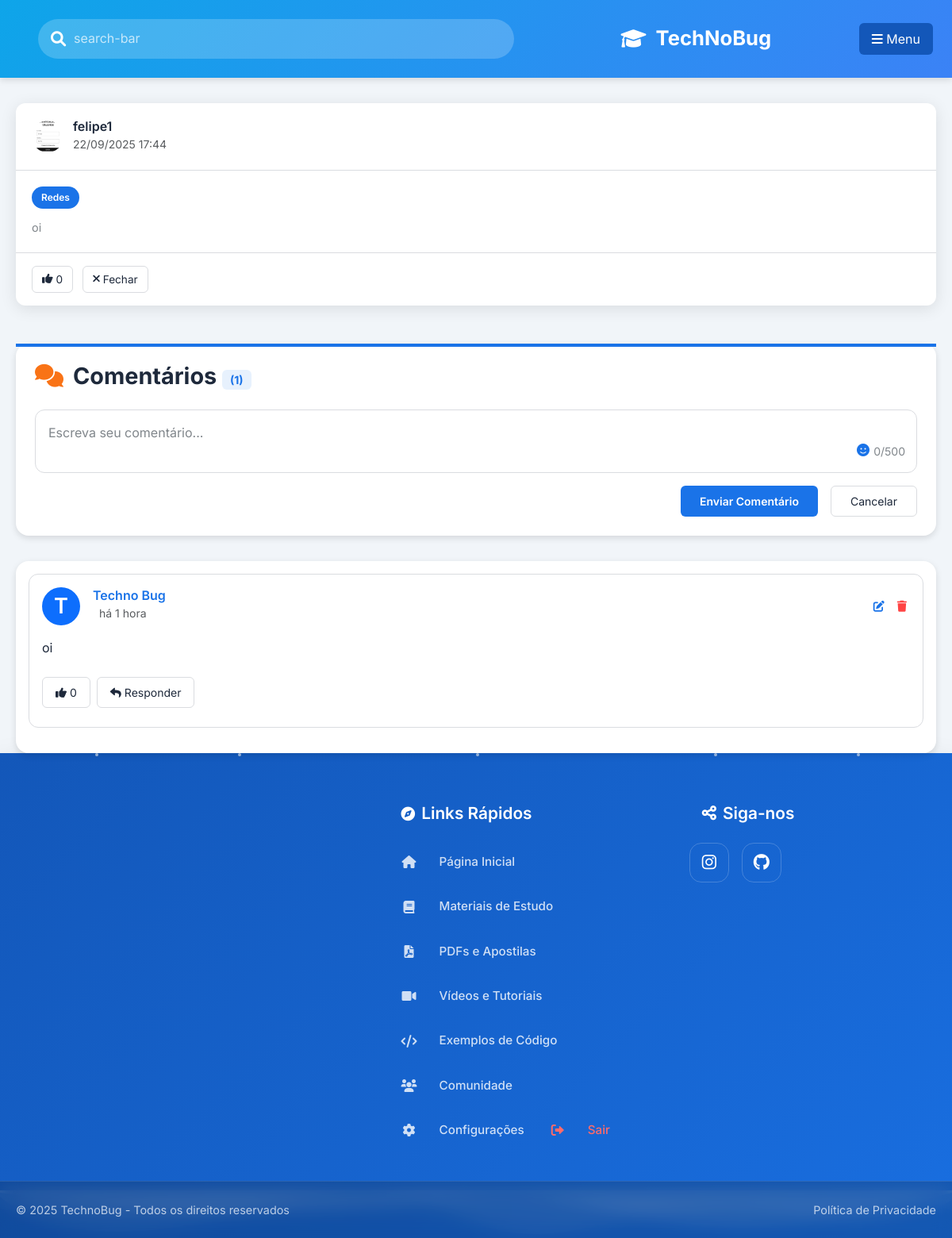
Screenshot of /post/2 (signed in) with the database file from the repository.
### backend/models.py (models this page shows)
class User(db.Model):
    __tablename__ = 'users'
    id = db.Column(db.Integer, primary_key=True)
    username = db.Column(db.String(80), unique=True, nullable=False)
    email = db.Column(db.String(120), unique=True, nullable=False)
    password = db.Column(db.String(256))
    profile_pic = db.Column(db.String(120), default='default.png')
    is_admin = db.Column(db.Boolean, default=False)
    is_moderator = db.Column(db.Boolean, default=False)
    created_at = db.Column(db.DateTime, default=lambda: datetime.now(pytz.UTC))
    visited_pages = db.Column(db.Text, default='')
    last_activity = db.Column(db.DateTime, default=lambda: datetime.now(pytz.UTC))
    posts = db.relationship('Post', backref='author', lazy=True)
    comments = db.relationship('Comment', backref='author', lazy=True)
    likes = db.relationship('Like', backref='user', lazy=True)

class Post(db.Model):
    __tablename__ = 'posts'
    id = db.Column(db.Integer, primary_key=True)
    content = db.Column(db.Text, nullable=False)
    user_id = db.Column(db.Integer, db.ForeignKey('users.id'), nullable=False)
    category = db.Column(db.String(50), nullable=False)
    created_at = db.Column(db.DateTime, default=lambda: datetime.now(pytz.UTC))
    comments = db.relationship('Comment', backref='post', lazy=True)
    likes = db.relationship('Like', backref='post', lazy=True)

class Comment(db.Model):
    __tablename__ = 'comments'
    id = db.Column(db.Integer, primary_key=True)
    content = db.Column(db.Text, nullable=False)
    user_id = db.Column(db.Integer, db.ForeignKey('users.id'), nullable=False)
    post_id = db.Column(db.Integer, db.ForeignKey('posts.id'), nullable=False)
    parent_id = db.Column(db.Integer, db.ForeignKey('comments.id'), nullable=True)
    created_at = db.Column(db.DateTime, default=lambda: datetime.now(pytz.UTC))
    replies = db.relationship('Comment', backref=db.backref('parent', remote_side=[id]), lazy=True)
    likes = db.relationship('Like', backref='comment', lazy=True)

### app.py (the view)
@app.route('/post/<int:post_id>', methods=['GET'])
def post_comments(post_id):
    user_id = session.get('user_id')
    if not user_id:
        flash('Por favor, faça login para acessar esta página.', 'error')
        return redirect(url_for('registroelogin'))
    user = db.session.get(User, user_id)
    if not user:
        session.clear()
        flash('Sua sessão expirou ou o usuário não existe mais.', 'error')
        return redirect(url_for('registroelogin'))
    post = Post.query.options(
        db.joinedload(Post.comments).joinedload(Comment.author),
        db.joinedload(Post.comments).joinedload(Comment.replies).joinedload(Comment.author)
    ).get_or_404(post_id)
    return render_template('post_comments.html', user=user, post=post)

### app.py (called while the page is built)
@app.template_filter('format_brt')
def format_brt(datetime_obj, format_str='%d/%m/%Y %H:%M'):
    if datetime_obj:
        brt = pytz.timezone('America/Sao_Paulo')
        brt_datetime = datetime_obj.replace(tzinfo=pytz.UTC).astimezone(brt)
        return brt_datetime.strftime(format_str)
    return ''

### templates/post_comments.html (shortened to what this page needs)
<!DOCTYPE html>
<html lang="pt-BR">
<head>
    <link rel="stylesheet" href="https://cdnjs.cloudflare.com/ajax/libs/font-awesome/6.4.0/css/all.min.css">
    <link href="https://cdn.jsdelivr.net/npm/bootstrap@5.3.0/dist/css/bootstrap.min.css" rel="stylesheet">
    <link rel="stylesheet" href="https://cdn.jsdelivr.net/npm/emoji-picker-element@1.11.1/index.css">
    <link rel="stylesheet" href="{{ url_for('static', filename='css/post_comments.css') }}">
    <link rel="stylesheet" href="{{ url_for('static', filename='css/footer.css') }}">
</head>
<body>
    <header class="app-header">
        <div class="header-content">
            <div class="search-bar">
                <i class="fas fa-search"></i>
                <input type="text" placeholder="search-bar">
            </div>
            <div class="logo" onclick="window.location.href = '{{ url_for('telainicial') }}';" style="cursor: pointer;">
                <i class="fas fa-graduation-cap"></i>
                <span>TechNoBug</span>
            </div>
            <button class="btn menu-btn" type="button" data-bs-toggle="offcanvas" data-bs-target="#offcanvasMenu" aria-controls="offcanvasMenu">
                <i class="fas fa-bars"></i>
                <span>Menu</span>
            </button>
        </div>
    </header>
    <div class="container">
        <main class="main-content">
            <div class="post-card" data-post-id="{{ post.id }}" data-category="{{ post.category }}">
                <div class="post-header">
                    <div class="user-info">
                        <div class="profile-pic-preview">
                            {% if post.author.profile_pic and post.author.profile_pic != 'default.png' %}
                                <img class="profile-pic-img rounded-circle" src="{{ url_for('static', filename='Uploads/' + post.author.profile_pic) }}" alt="Foto de perfil" style="width:40px;height:40px;object-fit:cover;" />
                            {% else %}
                                <div class="profile-pic-avatar bg-primary text-white rounded-circle d-flex justify-content-center align-items-center" style="width:40px;height:40px;font-size:1.5em;">
                                    {{ post.author.username[0]|upper }}
                                </div>
                            {% endif %}
                        </div>
                        <div>
                            <h5 class="username">{{ post.author.username }}</h5>
                            <small class="text-muted">{{ post.created_at|format_brt }}</small>
                        </div>
                    </div>
                </div>
                <div class="post-content">
                    <div class="post-category-tag">{{ post.category }}</div>
                    <p>{{ post.content }}</p>
                </div>
                <div class="post-footer">
                    <button class="btn btn-sm btn-outline-primary like-btn" data-post-id="{{ post.id }}">
                        <i class="fas fa-thumbs-up"></i> <span class="like-count">{{ post.likes|length }}</span>
                    </button>
                    <a href="{{ url_for('telainicial') }}" class="btn btn-sm btn-outline-secondary close-comments">
                        <i class="fas fa-times"></i> Fechar
                    </a>
                </div>
            </div>
            <div class="post-creation-card comment-creation-card">
                <h2 class="section-title">
                    <i class="fas fa-comments"></i>
                    <span>Comentários <span class="comment-count">({{ post.comments|length }})</span></span>
                </h2>
                <form class="comment-form" data-post-id="{{ post.id }}">
                    <div class="mb-3 position-relative">
                        <textarea class="form-control comment-input" name="comment_content" rows="4" placeholder="Escreva seu comentário..." required></textarea>
                        <div class="char-counter">0/500</div>
                        <button type="button" class="emoji-btn" title="Adicionar Emoji"><i class="fas fa-smile"></i></button>
                    </div>
                    <div class="comment-form-footer">
                        <button type="submit" class="btn btn-sm btn-primary btn-publish">Enviar Comentário</button>
                        <button type="button" class="btn btn-sm btn-outline-secondary btn-cancel">Cancelar</button>
                    </div>
                </form>
            </div>
            <div class="comments-list">
                {% if post.comments %}
                    {% for comment in post.comments %}
                        <div class="comment" data-comment-id="{{ comment.id }}">
                            <div class="comment-wrapper">
                                <div class="comment-header d-flex align-items-center">
                                    <div class="avatar me-3">
                                        {% if comment.author.profile_pic and comment.author.profile_pic != 'default.png' %}
                                            <img src="{{ url_for('static', filename='Uploads/' + comment.author.profile_pic) }}" alt="Foto de perfil" class="profile-pic-img rounded-circle" style="width:48px;height:48px;object-fit:cover;">
                                        {% else %}
                                            <div class="avatar-initials bg-primary text-white rounded-circle d-flex justify-content-center align-items-center" style="width:48px;height:48px;font-size:1.7em;">
                                                {{ comment.author.username[0]|upper }}
                                            </div>
                                        {% endif %}
                                    </div>
                                    <div class="comment-meta">
                                        <h6 class="mb-0">
                                            {{ comment.author.username }}
                                        </h6>
                                        <small class="text-muted time-ago" data-original="{{ comment.created_at.strftime('%d/%m/%Y %H:%M') }}">{{ comment.created_at.strftime('%d/%m/%Y %H:%M') }}</small>
                                    </div>
                                    {% if comment.user_id == user.id %}
                                        <div class="comment-actions ms-auto">
                                            <button class="btn btn-sm btn-outline-primary edit-comment" data-comment-id="{{ comment.id }}">
                                                <i class="fas fa-edit"></i>
                                            </button>
                                            <button class="btn btn-sm btn-outline-danger delete-comment" data-comment-id="{{ comment.id }}">
                                                <i class="fas fa-trash"></i>
                                            </button>
                                        </div>
                                    {% endif %}
                                </div>
                                <div class="comment-body">
                                    <p class="mb-2 comment-content">{{ comment.content }}</p>
                                </div>
                                <div class="comment-footer d-flex align-items-center gap-2">
                                    <button class="btn btn-sm btn-outline-primary comment-like-btn" data-comment-id="{{ comment.id }}">
                                        <i class="fas fa-thumbs-up"></i> <span class="like-count">{{ comment.likes|length }}</span>
                                    </button>
                                    <button class="btn btn-sm btn-outline-secondary reply-btn" data-comment-id="{{ comment.id }}">
                                        <i class="fas fa-reply"></i> Responder
                                    </button>
                                </div>
                            </div>
                        </div>
                    {% endfor %}
                {% endif %}
            </div>
        </main>
    </div>
    {% include 'footer.html' %}
</body>
</html>

### static/css/footer.css (style rules this page uses)
:root { --primary: #1a73e8; --primary-light: #4a91ff; --primary-dark: #1357b9; --primary-transparent: rgba(26, 115, 232, 0.1); --secondary: #202124; --secondary-light: #3c4043; --secondary-dark: #141517; --accent: #ff4444; --light: #ffffff; --light-gray: #f1f3f4; --medium-gray: #dadce0; --dark-gray: #80868b; --dark: #202124; --font-primary: 'Inter', system-ui, -apple-system, sans-serif; --gradient-primary: linear-gradient(135deg, #667eea 0%, #764ba2 100%); --gradient-secondary: linear-gradient(135deg, #f093fb 0%, #f5576c 100%); --gradient-tertiary: linear-gradient(135deg, #4facfe 0%, #00f2fe 100%); --shadow-soft: 0 10px 30px rgba(0, 0, 0, 0.1); --shadow-medium: 0 15px 35px rgba(0, 0, 0, 0.15); --shadow-strong: 0 20px 40px rgba(0, 0, 0, 0.2); }
.profile-pic-preview { width: 40px; height: 40px; display: flex; align-items: center; justify-content: center; overflow: hidden; }
.profile-pic-img { width: 100%; height: 100%; object-fit: cover; border-radius: 50%; }
* { margin: 0; padding: 0; box-sizing: border-box; }
body { font-family: var(--font-primary); line-height: 1.6; }
.container { max-width: 1200px; margin: 0 auto; padding: 0 20px; }

### templates/post_comments.html (style rules this page uses)
.profile-pic-img { display: block; object-fit: cover; }

### rows the page displays
User: profile_pic (picture), author.username "felipe1"
Post: created_at "22/09/2025 17:44", category "Redes", content "oi"
Comment: author "T", author.username "Techno Bug", content "oi", likes|length "0"

### other values shown
{{ post.likes|length }} "0"
{{ post.comments|length }} "1"
